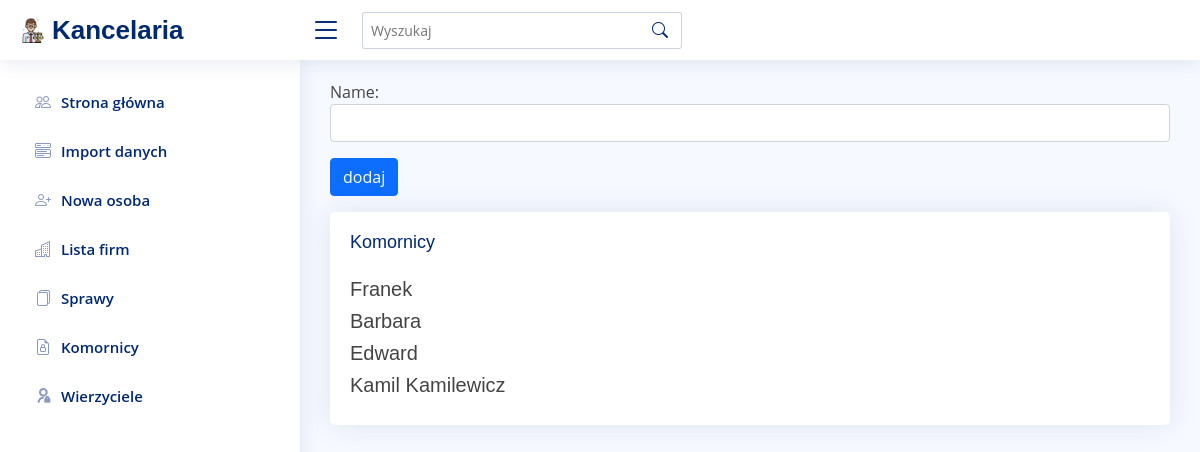
Page /bailiff on the committed database.
### register/models.py (models this page shows, shortened)
class Bailiff(models.Model):
    name = models.CharField(max_length=60)

### register/views.py (the view)
# urls.py: path('bailiff', views.bailiff, name='bailiff'),
def bailiff(request):
    if request.method == 'POST':
        form = BailiffCreateForm(request.POST)
        if form.is_valid():
            form.save()
    context = {
        'form': BailiffCreateForm,
        'bailiffs': Bailiff.objects.all()
    }
    return render(request, 'bailiff/bailiff.html', context)

### register/templates/bailiff/bailiff.html (shortened to what this page needs)
{% extends 'base.html' %}
{% block content %}
<form class="mb-3" action="{% url 'register:bailiff' %}" method="post">
{{ form.as_p }}
    <button type="submit" class="btn btn-primary">dodaj</button>
</form>
<div class="card">
    <div class="card-body">
        <h5 class="card-title"> Komornicy</h5>
    {% for bailiff in bailiffs %}
        <h5>{{ bailiff.name }}</h5>
    {% endfor %}
    </div>
</div>
{% endblock %}

### register/static/css/style.css (style rules this page uses)
:root { scroll-behavior: smooth; }
body { font-family: "Open Sans", sans-serif; background: #f6f9ff; color: #444444; }
h1, h2, h3, h4, h5, h6 { font-family: "Nunito", sans-serif; }
.card { margin-bottom: 30px; border: none; border-radius: 5px; box-shadow: 0px 0 30px rgba(1, 41, 112, 0.1); overflow: hidden; }
.card-title { padding: 20px 0 15px 0; font-size: 18px; font-weight: 500; color: #012970; font-family: "Poppins", sans-serif; }
.card-body { padding: 0 20px 20px 20px; }

### rows in the picture
Bailiff: name "Franek"
Bailiff: name "Barbara"
Bailiff: name "Edward"
Bailiff: name "Kamil Kamilewicz"
